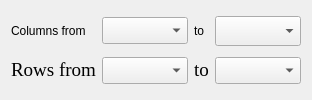
             <widget class="QWidget" name="tab_NValues">
              <property name="enabled">
               <bool>true</bool>
              </property>
              <attribute name="title">
               <string>N Values</string>
              </attribute>
              <layout class="QGridLayout" name="gridLayout_9">
               <item row="0" column="2">
                <widget class="QLabel" name="label_Ncolto">
                 <property name="enabled">
                  <bool>true</bool>
                 </property>
                 <property name="text">
                  <string>to</string>
                 </property>
                </widget>
               </item>
               <item row="0" column="3">
                <widget class="QComboBox" name="combo_Ncolto">
                 <property name="enabled">
                  <bool>true</bool>
                 </property>
                 <property name="sizePolicy">
                  <sizepolicy hsizetype="Expanding" vsizetype="Fixed">
                   <horstretch>0</horstretch>
                   <verstretch>0</verstretch>
                  </sizepolicy>
                 </property>
                 <property name="font">
                  <font>
                   <family>Times New Roman</family>
                   <pointsize>14</pointsize>
                  </font>
                 </property>
                 <item>
                  <property name="text">
                   <string/>
                  </property>
                 </item>
                 <item>
                  <property name="text">
                   <string/>
                  </property>
                 </item>
                </widget>
               </item>
               <item row="0" column="0">
                <widget class="QLabel" name="label_Ncols">
                 <property name="enabled">
                  <bool>true</bool>
                 </property>
                 <property name="text">
                  <string>Columns from</string>
                 </property>
                </widget>
               </item>
               <item row="1" column="3">
                <widget class="QComboBox" name="combo_Nrowto">
                 <property name="enabled">
                  <bool>true</bool>
                 </property>
                 <property name="sizePolicy">
                  <sizepolicy hsizetype="Expanding" vsizetype="Fixed">
                   <horstretch>0</horstretch>
                   <verstretch>0</verstretch>
                  </sizepolicy>
                 </property>
                 <property name="font">
                  <font>
                   <family>Times New Roman</family>
                   <pointsize>12</pointsize>
                  </font>
                 </property>
                </widget>
               </item>
               <item row="1" column="1">
                <widget class="QComboBox" name="combo_Nrowfrom">
                 <property name="enabled">
                  <bool>true</bool>
                 </property>
                 <property name="sizePolicy">
                  <sizepolicy hsizetype="Expanding" vsizetype="Fixed">
                   <horstretch>0</horstretch>
                   <verstretch>0</verstretch>
                  </sizepolicy>
                 </property>
                 <property name="font">
                  <font>
                   <family>Times New Roman</family>
                   <pointsize>12</pointsize>
                  </font>
                 </property>
                </widget>
               </item>
               <item row="0" column="1">
                <widget class="QComboBox" name="combo_Ncolfrom">
                 <property name="enabled">
                  <bool>true</bool>
                 </property>
                 <property name="sizePolicy">
                  <sizepolicy hsizetype="Expanding" vsizetype="Fixed">
                   <horstretch>0</horstretch>
                   <verstretch>0</verstretch>
                  </sizepolicy>
                 </property>
                 <property name="font">
                  <font>
                   <family>Times New Roman</family>
                   <pointsize>12</pointsize>
                  </font>
                 </property>
                </widget>
               </item>
               <item row="1" column="2">
                <widget class="QLabel" name="label_Nrowto">
                 <property name="enabled">
                  <bool>true</bool>
                 </property>
                 <property name="sizePolicy">
                  <sizepolicy hsizetype="Fixed" vsizetype="Preferred">
                   <horstretch>0</horstretch>
                   <verstretch>0</verstretch>
                  </sizepolicy>
                 </property>
                 <property name="font">
                  <font>
                   <family>Times New Roman</family>
                   <pointsize>14</pointsize>
                  </font>
                 </property>
                 <property name="text">
                  <string>&lt;html&gt;&lt;head/&gt;&lt;body&gt;&lt;p&gt;to&lt;/p&gt;&lt;/body&gt;&lt;/html&gt;</string>
                 </property>
                </widget>
               </item>
               <item row="1" column="0">
                <widget class="QLabel" name="label_Nrows">
                 <property name="enabled">
                  <bool>true</bool>
                 </property>
                 <property name="sizePolicy">
                  <sizepolicy hsizetype="Fixed" vsizetype="Fixed">
                   <horstretch>0</horstretch>
                   <verstretch>0</verstretch>
                  </sizepolicy>
                 </property>
                 <property name="font">
                  <font>
                   <family>Times New Roman</family>
                   <pointsize>14</pointsize>
                  </font>
                 </property>
                 <property name="text">
                  <string>&lt;html&gt;&lt;head/&gt;&lt;body&gt;&lt;p&gt;Rows from&lt;/p&gt;&lt;/body&gt;&lt;/html&gt;</string>
                 </property>
                </widget>
               </item>
              </layout>
             </widget>
